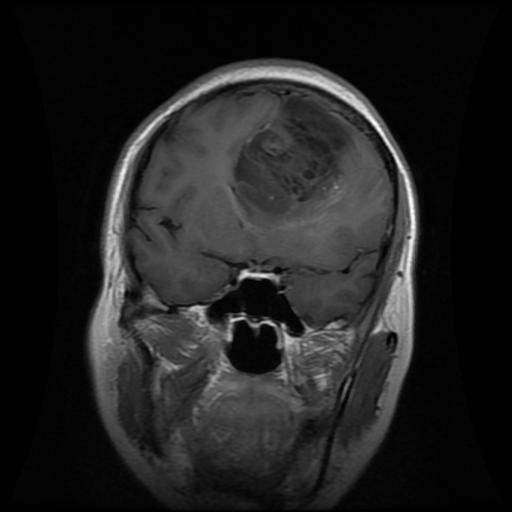
#> input picture Dataset/Training/glioma/Tr-gl_1028.jpg, 512 x 512 px; its folder holds only this picture in this run
$ jupyter execute --allow-errors 02_preprocessing_demo.ipynb   (shell and % lines are left out)
#> lines starting #> are read from the running program, lines starting #| are printed output that depends on the picture; after the words box and inside, x2 and y2 are one past the last pixel; in counts of white or black regions, pixels touching at a corner belong together
### src/data/preprocessing.py
from __future__ import annotations

import argparse
from pathlib import Path

import cv2
import numpy as np

from src.utils.project import CLASS_NAMES


def crop_brain_region(image: np.ndarray, threshold: int = 10) -> np.ndarray:
    """
    Crop image to the largest non-background contour.

    Steps:
    1. Convert to grayscale.
    2. Threshold to isolate foreground.
    3. Morphological close/open.
    4. Keep largest contour and crop with padding.
    """
    gray = cv2.cvtColor(image, cv2.COLOR_BGR2GRAY) if image.ndim == 3 else image
    _, thresh = cv2.threshold(gray, threshold, 255, cv2.THRESH_BINARY)

    kernel = np.ones((5, 5), np.uint8)
    thresh = cv2.morphologyEx(thresh, cv2.MORPH_CLOSE, kernel)
    thresh = cv2.morphologyEx(thresh, cv2.MORPH_OPEN, kernel)

    contours, _ = cv2.findContours(thresh, cv2.RETR_EXTERNAL, cv2.CHAIN_APPROX_SIMPLE)
    if not contours:
        return image

    largest = max(contours, key=cv2.contourArea)
    x, y, w, h = cv2.boundingRect(largest)
    pad = 10
    x1, y1 = max(0, x - pad), max(0, y - pad)
    x2, y2 = min(image.shape[1], x + w + pad), min(image.shape[0], y + h + pad)
    return image[y1:y2, x1:x2]


# [41 lines left out: functions preprocess_image, load_preprocessed_image, load_image, not called in this run]


def _fill_holes(mask: np.ndarray) -> np.ndarray:
    """Fill interior holes by flood-filling the background from the border."""
    h, w = mask.shape
    flood = mask.copy()
    scratch = np.zeros((h + 2, w + 2), np.uint8)
    cv2.floodFill(flood, scratch, (0, 0), 255)
    return mask | cv2.bitwise_not(flood)


def segment_brain(gray: np.ndarray) -> np.ndarray:
    """Binary mask of the head/brain region: Otsu, largest component, holes filled."""
    _, thresh = cv2.threshold(gray, 0, 255, cv2.THRESH_BINARY + cv2.THRESH_OTSU)
    kernel = cv2.getStructuringElement(cv2.MORPH_ELLIPSE, (7, 7))
    thresh = cv2.morphologyEx(thresh, cv2.MORPH_CLOSE, kernel)

    num_labels, labels, stats, _ = cv2.connectedComponentsWithStats(thresh)
    if num_labels <= 1:
        return np.zeros_like(gray, dtype=np.uint8)

    largest = 1 + int(np.argmax(stats[1:, cv2.CC_STAT_AREA]))
    brain = ((labels == largest) * 255).astype(np.uint8)
    return _fill_holes(brain)


def generate_pseudo_mask(
    image_path: str,
    target_size: int = 224,
    hyper_percentile: float = 96.0,
    sigma_above_mean: float = 1.5,
    min_area_frac: float = 0.004,
    max_area_frac: float = 0.30,
    rim_erosion: int = 17,
    min_circularity: float = 0.25,
    min_zscore: float = 2.0,
) -> np.ndarray:
    """Approximate a tumour mask from intensity alone, for use as a weak label.

    On T1-contrast-enhanced MRI a tumour is typically hyperintense relative to
    surrounding brain tissue, so the mask is the brightest compact blob inside the
    brain:

    1. Segment the head, then erode inward. The skull and scalp are bright too and
       would otherwise dominate the "brightest region" search.
    2. Threshold at a high percentile of the *intra-brain* intensity distribution,
       and require the value to also sit well above the tissue mean, so images
       without a bright lesion do not produce a mask by construction.
    3. Keep the highest-scoring connected component, preferring blobs that are
       compact (solid) and plausibly sized relative to the brain.

    Returns an all-zero mask when nothing qualifies, which is the desired answer
    for a scan with no tumour.

    This is a weak label, not ground truth. It cannot see non-enhancing tumour and
    it will occasionally lock onto normal bright structures. For genuine
    segmentation quality, train against a dataset that ships expert annotations.
    """
    img = cv2.imread(image_path, cv2.IMREAD_GRAYSCALE)
    if img is None:
        raise ValueError(f"Failed to read image: {image_path}")

    img = crop_brain_region(img)
    img = cv2.resize(img, (target_size, target_size), interpolation=cv2.INTER_AREA)
    empty = np.zeros((target_size, target_size), dtype=np.uint8)

    brain = segment_brain(img)
    if not brain.any():
        return empty

    # Drop the skull/scalp rim so the search sees brain tissue only.
    rim_kernel = cv2.getStructuringElement(cv2.MORPH_ELLIPSE, (rim_erosion, rim_erosion))
    interior = cv2.erode(brain, rim_kernel)
    interior_area = int((interior > 0).sum())
    if interior_area < 200:
        return empty

    values = img[interior > 0]
    threshold = max(
        float(np.percentile(values, hyper_percentile)),
        float(values.mean() + sigma_above_mean * values.std()),
    )

    candidates = ((img >= threshold) & (interior > 0)).astype(np.uint8) * 255
    candidates = cv2.morphologyEx(
        candidates, cv2.MORPH_OPEN, cv2.getStructuringElement(cv2.MORPH_ELLIPSE, (3, 3))
    )
    candidates = cv2.morphologyEx(
        candidates, cv2.MORPH_CLOSE, cv2.getStructuringElement(cv2.MORPH_ELLIPSE, (7, 7))
    )

    # Anything hugging the eroded edge is skull or scalp that survived the erosion,
    # not a lesion. This is the single most common false positive.
    edge_band = cv2.subtract(
        interior, cv2.erode(interior, cv2.getStructuringElement(cv2.MORPH_ELLIPSE, (5, 5)))
    )

    intensity_mean = float(values.mean())
    intensity_std = float(values.std()) + 1e-6

    num_labels, labels, stats, _ = cv2.connectedComponentsWithStats(candidates)
    best_label = -1
    best_score = 0.0
    for label in range(1, num_labels):
        area = int(stats[label, cv2.CC_STAT_AREA])
        if area < min_area_frac * interior_area or area > max_area_frac * interior_area:
            continue

        component = (labels == label).astype(np.uint8)
        if cv2.countNonZero(cv2.bitwise_and(component * 255, edge_band)) > 0.15 * area:
            continue

        contours, _ = cv2.findContours(component, cv2.RETR_EXTERNAL, cv2.CHAIN_APPROX_SIMPLE)
        if not contours:
            continue
        contour = max(contours, key=cv2.contourArea)

        # Rim slivers are long and thin; a lesion is roughly blob-shaped.
        perimeter = cv2.arcLength(contour, True)
        circularity = 4 * np.pi * area / (perimeter**2) if perimeter > 0 else 0.0
        if circularity < min_circularity:
            continue

        # Require the blob to be a genuine intensity outlier, not just the
        # brightest thing in an image that happens to have no lesion.
        blob_mean = float(img[component > 0].mean())
        if (blob_mean - intensity_mean) / intensity_std < min_zscore:
            continue

        hull_area = cv2.contourArea(cv2.convexHull(contour))
        solidity = area / hull_area if hull_area > 0 else 0.0

        # Favour large, solid blobs; scattered speckle scores poorly.
        score = area * solidity
        if score > best_score:
            best_score = score
            best_label = label

    if best_label < 0:
        return empty

    mask = ((labels == best_label) * 255).astype(np.uint8)
    return _fill_holes(mask)


# [29 lines left out: functions preprocess_dataset, main, not called in this run]


# [2 lines that do not run on import are left out]

### src/utils/project.py
from __future__ import annotations

from pathlib import Path
from typing import Any

import yaml

CLASS_NAMES = ["glioma", "meningioma", "notumor", "pituitary"]
CLASS_TO_IDX = {name: idx for idx, name in enumerate(CLASS_NAMES)}
IDX_TO_CLASS = {idx: name for name, idx in CLASS_TO_IDX.items()}

# keras.applications.EfficientNet* starts with Rescaling(1/255) + Normalization,
# so it expects raw pixels in [0, 255]. Our preprocessing emits [0, 1], and every
# TensorFlow entry point (training, evaluation, inference) must scale back up by
# this factor. The PyTorch U-Net encoder has no built-in preprocessing and keeps
# using explicit ImageNet mean/std normalization instead.
EFFICIENTNET_INPUT_SCALE = 255.0


def load_config(config_path: str) -> dict[str, Any]:
    with open(config_path, "r", encoding="utf-8") as f:
        return yaml.safe_load(f)


def resolve_raw_dir(config: dict[str, Any]) -> Path:
    raw_dir = Path(config["data"]["raw_dir"])
    if raw_dir.exists():
        return raw_dir

    # Falling back would silently pair unprocessed images with the decode-only
    # loader, skipping the crop and CLAHE steps the model was configured for.
    if bool(config["data"].get("preprocessed_input", False)):
        raise FileNotFoundError(
            f"data.raw_dir '{raw_dir}' does not exist and preprocessed_input is true. "
            "Generate it first: python -m src.data.preprocessing "
            f"--raw-dir Dataset --out-dir {raw_dir}"
        )

    fallback = Path("Dataset")
    if fallback.exists():
        print(f"data.raw_dir '{raw_dir}' not found; falling back to '{fallback}'")
        return fallback

    raise FileNotFoundError(
        f"Could not find dataset directory. Checked '{raw_dir}' and fallback 'Dataset'."
    )


# [33 lines left out: functions list_split_image_paths, mask_path_for, mask_paths_for, not called in this run]

### src/models/backbone.py
"""Shared EfficientNetB3 backbone construction.

Keras 3.11 cannot load the ImageNet weights for the V1 EfficientNets: the
builder inserts an unadapted Normalization layer, which shifts the index-based
.h5 weight loader by one and raises

    ValueError: Shape mismatch in layer #1 (named stem_conv) ...

EfficientNetV2 and ResNet are unaffected, so this is specific to the family this
project uses. Loading the same file by layer name sidesteps the index shift and
restores every convolution and batch-norm weight, so build_efficientnet_b3
tries the normal path first and falls back to name-based loading.

Keras 3.13 fixes this, and requirements.txt pins that, so the fallback should
never run in a correctly-installed environment. It is kept as a safety net.

Be aware the fallback is not perfectly equivalent: Keras only inserts the second
(ImageNet stddev) Rescaling layer on the weights="imagenet" path, so a model
built here through the fallback has a two-layer stem preamble where a natively
built one has three. That is harmless for training from scratch, but it means
weights saved by a newer Keras will not align if loaded into a fallback-built
model. Upgrade Keras rather than relying on this path.
"""

from __future__ import annotations

import keras
from tensorflow.keras import Model
from tensorflow.keras.applications import EfficientNetB3

WEIGHTS_URL = "https://storage.googleapis.com/keras-applications/efficientnetb3_notop.h5"
WEIGHTS_FILE = "efficientnetb3_notop.h5"


def build_efficientnet_b3(img_size: int = 224, pretrained: bool = True, pooling: str = "avg") -> Model:
    """EfficientNetB3 feature extractor with ImageNet weights.

    The returned model expects inputs in [0, 255]: it carries its own
    Rescaling(1/255) and Normalization layers.
    """
    kwargs = {
        "include_top": False,
        "input_shape": (img_size, img_size, 3),
        "pooling": pooling,
    }

    if not pretrained:
        return EfficientNetB3(weights=None, **kwargs)

    try:
        return EfficientNetB3(weights="imagenet", **kwargs)
    except ValueError as exc:
        if "stem_conv" not in str(exc):
            raise

    base = EfficientNetB3(weights=None, **kwargs)
    weights_path = keras.utils.get_file(WEIGHTS_FILE, WEIGHTS_URL, cache_subdir="models")
    base.load_weights(weights_path, by_name=True, skip_mismatch=True)
    print(f"Loaded ImageNet weights by layer name (Keras {keras.__version__} index-loader workaround)")
    return base

### notebooks/02_preprocessing_demo.ipynb
# 02 — Preprocessing pipeline

Every image passes through the same four steps before a model sees it, all
implemented in `src/data/preprocessing.py`:

| Step | Function | Purpose |
|---|---|---|
| 1. Crop | `crop_brain_region()` | Remove the black border so the 224x224 budget is spent on anatomy |
| 2. Resize | `cv2.resize(..., INTER_AREA)` | Fixed 224x224 model input |
| 3. CLAHE | `cv2.createCLAHE()` | Local contrast enhancement — makes tissue boundaries visible |
| 4. Scale | `/255`, then `x255` for TensorFlow | Match what the backbone expects |

This notebook shows each step, then covers two subtleties that are easy to get
wrong: the input range EfficientNet requires, and how the weak segmentation
labels are produced.

[cell 1]
import os
import sys
import warnings
from pathlib import Path

os.environ["TF_CPP_MIN_LOG_LEVEL"] = "3"      # quiet TensorFlow startup logging
warnings.filterwarnings("ignore")

import cv2
import matplotlib.pyplot as plt
import numpy as np

ROOT = Path.cwd().parent if Path.cwd().name == "notebooks" else Path.cwd()
sys.path.insert(0, str(ROOT))
os.chdir(ROOT)

from src.data.preprocessing import (
    crop_brain_region,
    generate_pseudo_mask,
    preprocess_image,
    segment_brain,
)
from src.utils.project import CLASS_NAMES, EFFICIENTNET_INPUT_SCALE, load_config, resolve_raw_dir

plt.rcParams["figure.dpi"] = 110

RAW_DIR = resolve_raw_dir(load_config("configs/config.yaml"))
#> (the rest of this cell did not finish here and is left out)

## Step 1 — Crop to the brain region

Notebook 01 measured a median background fraction of 44%, reaching 75% in the
worst case. Almost half of a typical slice is empty space.

`crop_brain_region()` thresholds the image, applies a morphological close and
open to clean up speckle, finds the largest external contour, and crops to its
bounding box with 10px of padding.

[cell 2]
# [9 lines left out: function crop_steps, not called in this run]


#> (the rest of this cell did not finish here and is left out)

## Step 3 — CLAHE

Ordinary histogram equalisation stretches contrast globally, which amplifies
noise in the dark background. CLAHE (Contrast Limited Adaptive Histogram
Equalization) equalises within small tiles and clips the histogram, so it lifts
local tissue contrast without blowing up noise.

The pipeline applies it to the L channel in LAB space, leaving colour untouched.

[cell 3]
# [4 lines left out: function clahe_only, not called in this run]


#> (the rest of this cell did not finish here and is left out)

Global equalisation produces the highest raw contrast number, but the histogram
shows why it is rejected: it stretches the huge background peak, amplifying noise
in regions that carry no information. CLAHE raises tissue contrast while leaving
the background alone.

## The full pipeline, per class

`preprocess_image()` chains all of the above and returns float32 in [0, 1].

[cell 4]
fig, axes = plt.subplots(len(CLASS_NAMES), 3, figsize=(8.5, 11))

#> (the rest of this cell did not finish here and is left out)

## Step 4 — Input range: the easy mistake

`preprocess_image()` returns values in **[0, 1]**, but the two frameworks want
different things from there, and getting this wrong is silent — the model still
trains, just badly.

**TensorFlow / EfficientNet.** `keras.applications.EfficientNet*` begins with its
own `Rescaling(1/255)` and `Normalization` layers, so it expects raw pixels in
**[0, 255]**. Applying ImageNet mean/std normalisation before handing it over
normalises twice.

**PyTorch / U-Net.** `segmentation_models_pytorch` encoders have no built-in
preprocessing, so ImageNet mean/std normalisation *is* required there.

The cell below inspects the first layers of the backbone and measures what the
convolutional stem actually receives under each convention.

[cell 5]
from src.models.backbone import build_efficientnet_b3

#> (the rest of this cell did not finish here and is left out)

[cell 6]
fig, axes = plt.subplots(1, 2, figsize=(10, 3.2))
#> (the rest of this cell did not finish here and is left out)

The right-hand histogram is collapsed almost to a single spike. Under the wrong
convention the convolutional stem receives a nearly constant input, so the frozen
warmup phase has almost no gradient to learn from and the pretrained features are
wasted.

Both conventions still *train* — which is what makes this bug easy to miss. It
shows up only as underperformance.

## Weak segmentation labels

The dataset ships **no expert tumour masks**. `generate_pseudo_mask()` approximates
one from intensity, exploiting the fact that an enhancing tumour is usually
hyperintense on T1-contrast imaging:

1. Segment the head and erode inward — the skull and scalp are bright and would
   otherwise dominate any "find the brightest region" search.
2. Threshold at a high percentile of the intensity distribution *inside* the brain.
3. Reject candidates that hug the eroded edge (surviving skull), that are
   elongated rather than blob-shaped, or that are not a genuine intensity outlier.
4. Keep the best-scoring blob, or return an empty mask if nothing qualifies.

`notumor` scans are given an empty mask directly from their folder label rather
than being run through the heuristic.

[cell 7]
def overlay(gray, mask):
    rgb = cv2.cvtColor(gray, cv2.COLOR_GRAY2RGB)
    if mask.any():
        red = np.zeros_like(rgb)
        red[mask > 0] = (255, 0, 0)
        rgb = cv2.addWeighted(rgb, 0.75, red, 0.25, 0)
        contours, _ = cv2.findContours(mask, cv2.RETR_EXTERNAL, cv2.CHAIN_APPROX_SIMPLE)
        cv2.drawContours(rgb, contours, -1, (255, 255, 0), 1)
    return rgb


#> (the rest of this cell did not finish here and is left out)

[cell 8]
rng = np.random.default_rng(0)
fig, axes = plt.subplots(len(CLASS_NAMES), 5, figsize=(12, 10))

for row, cls in enumerate(CLASS_NAMES):
    paths = sorted((RAW_DIR / "Training" / cls).glob("*.jpg"))[:5]
    for col, path in enumerate(paths):
        g = cv2.resize(crop_brain_region(cv2.imread(str(path), cv2.IMREAD_GRAYSCALE)),
                       (224, 224), interpolation=cv2.INTER_AREA)
#> in crop_brain_region, gray is the input picture: shape (512, 512); min 0, max 255, mean 33
#> in crop_brain_region, `_, thresh = cv2.threshold(gray, threshold, 255, cv2.THRESH_BINARY)`:
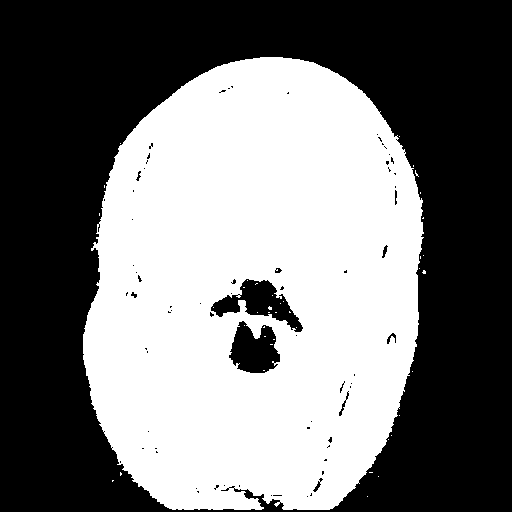
#> thresh: shape (512, 512); 46.5% white; 41 white regions (40 under 20 px), largest, box (x1, y1, x2, y2) and area: (83, 57, 424, 510) 121724
#> in crop_brain_region, `thresh = cv2.morphologyEx(thresh, cv2.MORPH_OPEN, kernel)`:
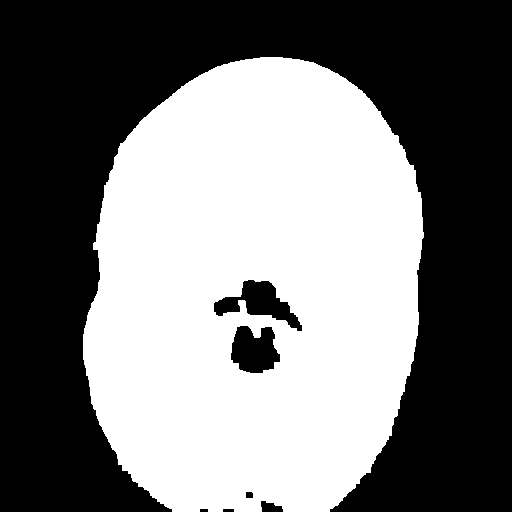
#> thresh: shape (512, 512); 47% white; 1 white region
#> in crop_brain_region, `contours, _ = cv2.findContours(thresh, cv2.RETR_EXTERNAL, cv2.CHAIN_AP..`: contours = 1 contour; box (x1, y1, x2, y2) and area: (83, 57, 424, 512) 126155
#> in crop_brain_region, `largest = max(contours, key=cv2.contourArea)`: largest = contour of 516 points, box (x1, y1, x2, y2) (83, 57, 424, 512), area 126155
#> in crop_brain_region, `x, y, w, h = cv2.boundingRect(largest)`: x = 83; y = 57; w = 341; h = 455
#> in crop_brain_region, `x1, y1 = max(0, x - pad), max(0, y - pad)`: x1 = 73; y1 = 47
#> in crop_brain_region, `x2, y2 = min(image.shape[1], x + w + pad), min(image.shape[0], y + h +..`: x2 = 434; y2 = 512
#> in crop_brain_region, `return image[y1:y2, x1:x2]`:
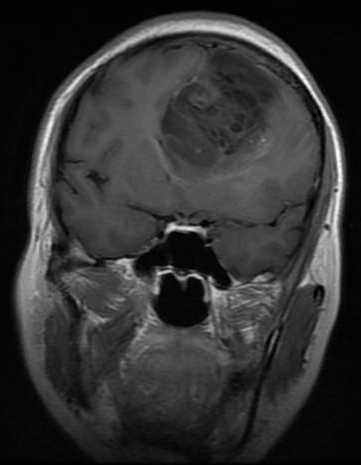
#> returned value: shape (465, 361); min 0, max 255, mean 50.6
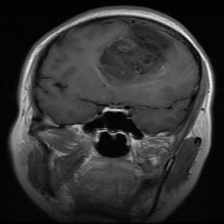
#> g: shape (224, 224); min 0, max 247, mean 50.6
        m = generate_pseudo_mask(str(path), 224)
#> in segment_brain, `num_labels, labels, stats, _ = cv2.connectedComponentsWithStats(thresh)`:
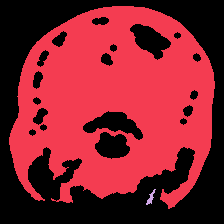
#> labels: shape (224, 224) int32; 3 distinct labels, from 0 to 2; one colour per label, 0 black
#> in segment_brain, `num_labels, labels, stats, _ = cv2.connectedComponentsWithStats(thresh)`: num_labels = 3; stats = [[0, 0, 224, 224, 22886], [9, 6, 206, 203, 27233], [146, 189, 10, 16, 57]]
#> in segment_brain, `largest = 1 + int(np.argmax(stats[1:, cv2.CC_STAT_AREA]))`: largest = 1
#> in _fill_holes, `cv2.floodFill(flood, scratch, (0, 0), 255)`:
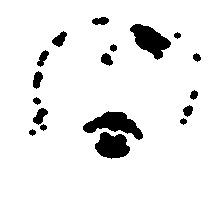
#> flood: shape (224, 224); 93.2% white; 18 black regions, largest, box (x1, y1, x2, y2) and area: (83, 111, 143, 140) 843, (130, 24, 171, 60) 784, (95, 132, 130, 159) 675
#> in _fill_holes, `return mask | cv2.bitwise_not(flood)`:
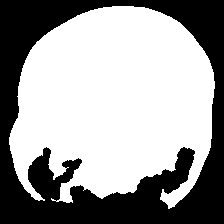
#> returned value: shape (224, 224); 61.1% white; 1 black region, box (x1, y1, x2, y2) and area: (0, 0, 224, 224) 19533
#> in generate_pseudo_mask, `interior = cv2.erode(brain, rim_kernel)`:
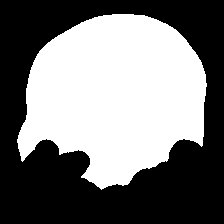
#> interior: shape (224, 224); 46.9% white; 1 white region, box (x1, y1, x2, y2) and area: (17, 14, 207, 190) 23533
#> in generate_pseudo_mask, `interior_area = int((interior > 0).sum())`: interior_area = 23533
#> in generate_pseudo_mask, `threshold = max( float(np.percentile(values, hyper_percentile)), float..`: threshold = 125
#> in generate_pseudo_mask, `edge_band = cv2.subtract( interior, cv2.erode(interior, cv2.getStructu..`:
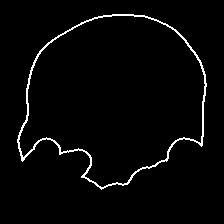
#> edge_band: shape (224, 224); 2.7% white in thin lines or dots, all inside (x1, y1, x2, y2) = (17, 14, 207, 190)
#> in generate_pseudo_mask, `intensity_mean = float(values.mean())`: intensity_mean = 67.35
#> in generate_pseudo_mask, `intensity_std = float(values.std()) + 1e-6`: intensity_std = 29.3
#> in generate_pseudo_mask, `num_labels, labels, stats, _ = cv2.connectedComponentsWithStats(candid..`: num_labels = 12; stats = [[0, 0, 224, 224, 49493], [27, 77, 4, 9, 22], [17, 93, 16, 52, 239], [103, 107, 8, 5, 23], [121, 109, 4, 3, 8], [187, 110, 17, 28, 241], [72, 125, 10, 10, 48], [129, 133, 12, 14, 70], [95, 137, 3, 5, 11], [92, 152, 4, 3, 8], [129, 157, 4, 3, 8], [154, 160, 3, 3, 5]]
#> the loop in generate_pseudo_mask, `for label in range(1, num_labels):` made 11 passes
#> area on passes 1, 2, 3, 5, 6, 7: 22, 239, 23, 241, 48, 70
#> after the loop in generate_pseudo_mask, `for label in range(1, num_labels):`:
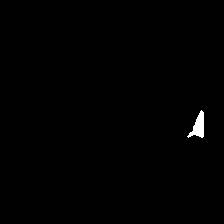
#> component: shape (224, 224); values 0 (black) and 1 (white), 0.48% white; 1 white region, box (x1, y1, x2, y2) and area: (187, 110, 204, 138) 241
#> after the loop in generate_pseudo_mask, `for label in range(1, num_labels):`: best_label = -1; best_score = 0
        axes[row, col].imshow(overlay(g, m))
        area = 100 * (m > 0).mean()
        axes[row, col].set_title(f"{cls[:6]} — {'empty' if area == 0 else f'{area:.1f}%'}",
                                 fontsize=8)
        axes[row, col].axis("off")

plt.tight_layout()
plt.show()
